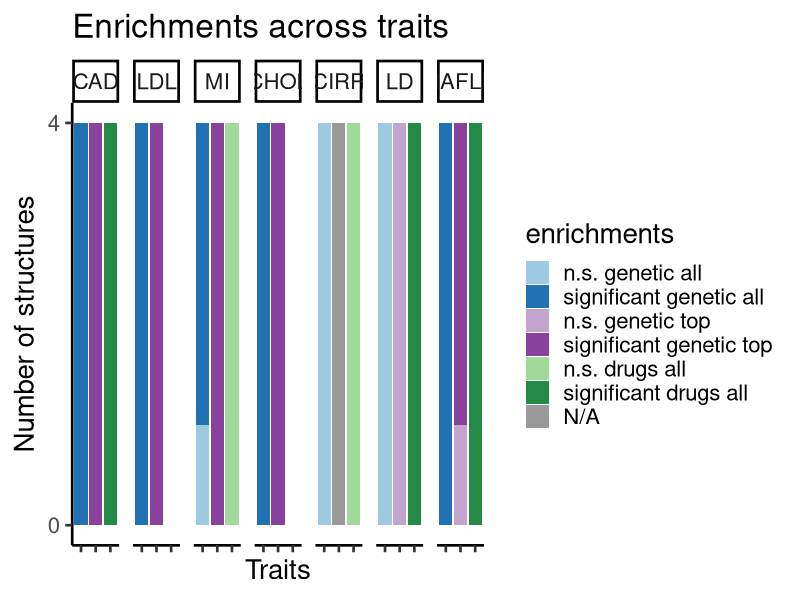

Generate this figure with R:
## ---- chunk 1
library(ggplot2)
## ---- chunk 2
mydata <- read.csv("Enrichments_barplot_human_JBO0022.csv", sep = ";")
## ---- chunk 3
enrichments <- mydata$Enrichment
trait <- mydata$Trait
number_of_structures <- as.numeric(mydata$Structures)
geneset <- mydata$Gene.set
factor_lvl <- 1:length(mydata[,1])
## ---- chunk 4
enrichments <- factor(enrichments, levels = rev(unique(enrichments)))
geneset <- factor(geneset, levels = unique(geneset))
trait <- factor(trait, levels = unique(trait))

## ---- chunk 5
# creating data frame 
enriched_proportions <- data.frame(number_of_structures,trait,enrichments,geneset,factor_lvl)

## ---- chunk 6
p1 <-   ggplot(enriched_proportions, aes(x=geneset, y=number_of_structures, fill = enrichments)) +
    geom_bar(stat="identity", position = "stack") +
    scale_y_continuous(breaks = c(0,4)) + #,limits = c(0,20)) +
    #geom_text(size = 6, position = position_stack(vjust = 0.75),aes(label = number_of_structures)) +
    facet_wrap(~ trait, ncol = 12) +
    labs(title="Enrichments across traits") +
    xlab("Traits") +
    ylab("Number of structures") +
    theme_classic(base_size = 20) +
    theme(axis.text.x=element_blank()) +
    scale_fill_manual(values=c("grey60","#238B45", "#A1D99B","#88419D","#C2A5CF","#2171B5","#9ECAE1")) +
    #coord_flip() +
    guides(fill = guide_legend(reverse = T))

p1
## ---- chunk 7
sessionInfo()
